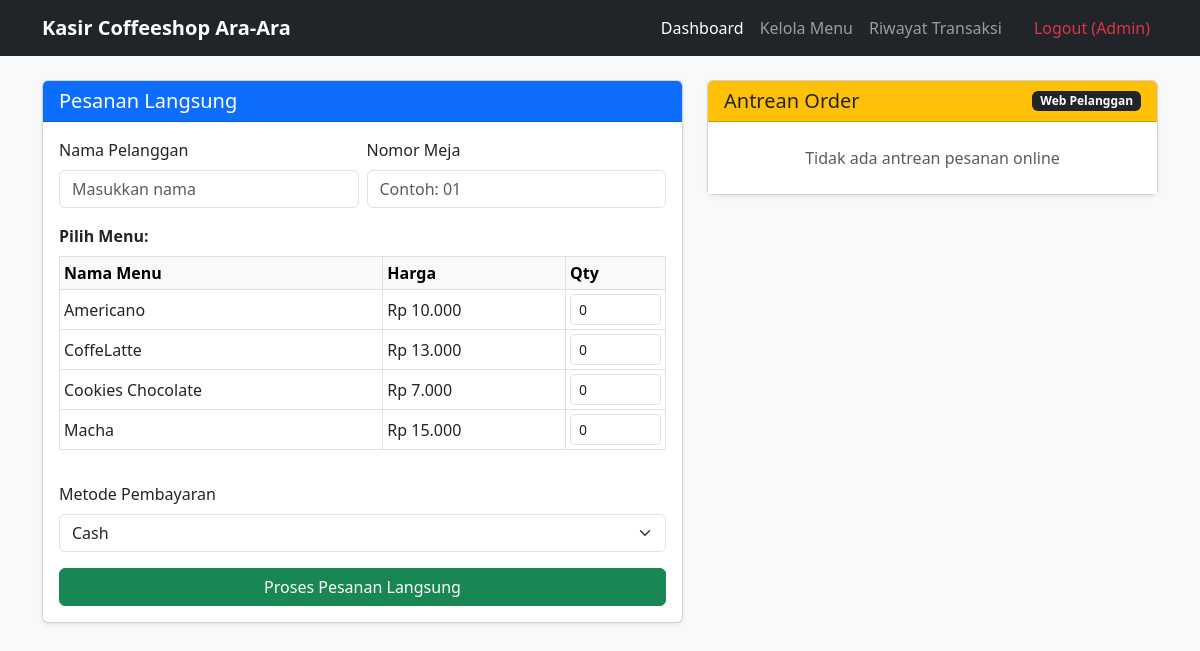
Page /kasir/dashboard.php (signed in) on the committed database.
### tables this page shows
CREATE TABLE `menu` (
  `id_menu` int NOT NULL,
  `nama_menu` varchar(100) NOT NULL,
  `harga_menu` decimal(10,2) NOT NULL,
  `foto_menu` varchar(255) DEFAULT NULL
);

### kasir/dashboard.php (the view, shortened to what this page needs)
<?php
include '../config/koneksi.php';
?>
<!DOCTYPE html>
<html lang="id">
<head>
    <link href="https://cdn.jsdelivr.net/npm/bootstrap@5.3.0/dist/css/bootstrap.min.css" rel="stylesheet">
</head>
<body class="bg-light">
<nav class="navbar navbar-expand-lg navbar-dark bg-dark">
    <div class="container">
        <a class="navbar-brand fw-bold" href="#">Kasir Coffeeshop Ara-Ara</a>
        <div class="navbar-nav ms-auto">
            <a class="nav-link active" href="dashboard.php">Dashboard</a>
            <a class="nav-link" href="menu.php">Kelola Menu</a>
            <a class="nav-link" href="riwayat.php">Riwayat Transaksi</a>
            <a class="nav-link text-danger ms-3" href="logout.php">Logout (<?= htmlspecialchars($_SESSION['nama_lengkap'] ?? 'Kasir') ?>)</a>
        </div>
    </div>
</nav>
<div class="container py-4">
    <div class="row">
        <div class="col-lg-7 mb-4">
            <div class="card shadow-sm">
                <div class="card-header bg-primary text-white">
                    <h5 class="mb-0">Pesanan Langsung</h5>
                </div>
                <div class="card-body">
                    <form action="" method="POST">
                        <div class="row g-2 mb-3">
                            <div class="col-md-6">
                                <label class="form-label">Nama Pelanggan</label>
                                <input type="text" name="nama_pelanggan" class="form-control" placeholder="Masukkan nama" required>
                            </div>
                            <div class="col-md-6">
                                <label class="form-label">Nomor Meja</label>
                                <input type="text" name="nomor_meja" class="form-control" placeholder="Contoh: 01" required>
                            </div>
                        </div>
                        <label class="form-label fw-bold">Pilih Menu:</label>
                        <div class="table-responsive mb-3" style="max-height: 280px;">
                            <table class="table table-bordered table-sm align-middle">
                                <thead class="table-light">
                                    <tr>
                                        <th>Nama Menu</th>
                                        <th>Harga</th>
                                        <th style="width: 100px;">Qty</th>
                                    </tr>
                                </thead>
                                <tbody>
                                    <?php
                                    $m_query = mysqli_query($conn, "SELECT * FROM menu ORDER BY nama_menu ASC");
                                    if(mysqli_num_rows($m_query) > 0){
                                        while($m = mysqli_fetch_assoc($m_query)):
                                    ?>
                                    <tr>
                                        <td><?= htmlspecialchars($m['nama_menu']) ?></td>
                                        <td>Rp <?= number_format($m['harga_menu'], 0, ',', '.') ?></td>
                                        <td><input type="number" name="qty[<?= $m['id_menu'] ?>]" class="form-control form-control-sm" value="0" min="0"></td>
                                    </tr>
                                    <?php
                                        endwhile;
                                    } else {
                                        echo "<tr><td colspan='3' class='text-center text-muted py-2'>Belum ada menu di database.</td></tr>";
                                    }
                                    ?>
                                </tbody>
                            </table>
                        </div>
                        <div class="mb-3">
                            <label class="form-label">Metode Pembayaran</label>
                            <select name="metode_pembayaran" class="form-select" required>
                                <option value="Cash">Cash</option>
                            </select>
                        </div>
                        <button type="submit" name="pesan_langsung" class="btn btn-success w-100">Proses Pesanan Langsung</button>
                    </form>
                </div>
            </div>
        </div>
        <div class="col-lg-5">
            <div class="card shadow-sm">
                <div class="card-header bg-warning text-dark d-flex justify-content-between align-items-center">
                    <h5 class="mb-0">Antrean Order</h5>
                    <span class="badge bg-dark">Web Pelanggan</span>
                </div>
                <div class="card-body p-0">
                    <ul class="list-group list-group-flush">
                        <?php
                        $q_antrean = mysqli_query($conn, "SELECT
                                                            p.nama_pelanggan,
                                                            p.nomor_meja,
                                                            p.metode_pembayaran,
                                                            MAX(p.tanggal_transaksi) as tgl_transaksi,
                                                            GROUP_CONCAT(CONCAT(m.nama_menu, ' (x', p.jumlah_pesanan, ')') SEPARATOR ', ') AS rincian_menu,
                                                            SUM(m.harga_menu * p.jumlah_pesanan) AS total_bayar
                                                          FROM pesanan p
                                                          JOIN menu m ON p.id_menu = m.id_menu
                                                          WHERE p.id_kasir IS NULL AND p.status_pesanan = 'Menunggu Konfirmasi'
                                                          GROUP BY p.nama_pelanggan, p.nomor_meja, p.metode_pembayaran
                                                          ORDER BY tgl_transaksi ASC");
                        if(mysqli_num_rows($q_antrean) == 0){
                            echo "<li class='list-group-item text-center text-muted py-4'>Tidak ada antrean pesanan online</li>";
                        }
                        ?>
                    </ul>
                </div>
            </div>
        </div>
    </div>
</div>
</body>
</html>

### rows in the picture
menu: nama_menu "Americano", harga_menu "10.000"
menu: nama_menu "CoffeLatte", harga_menu "13.000"
menu: nama_menu "Cookies Chocolate", harga_menu "7.000"
menu: nama_menu "Macha", harga_menu "15.000"

### other values in the picture
$_SESSION['nama_lengkap'] "Admin"
